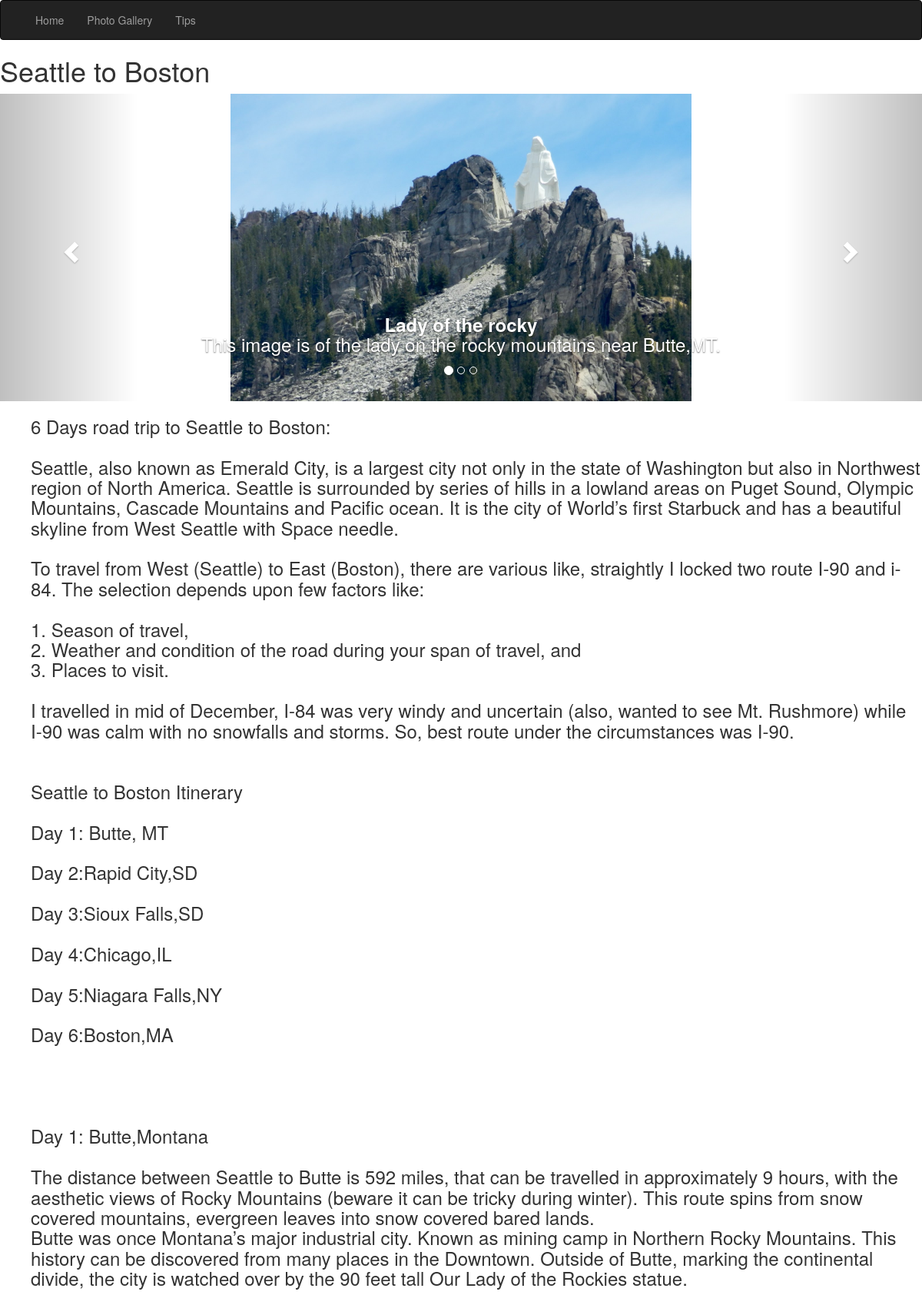
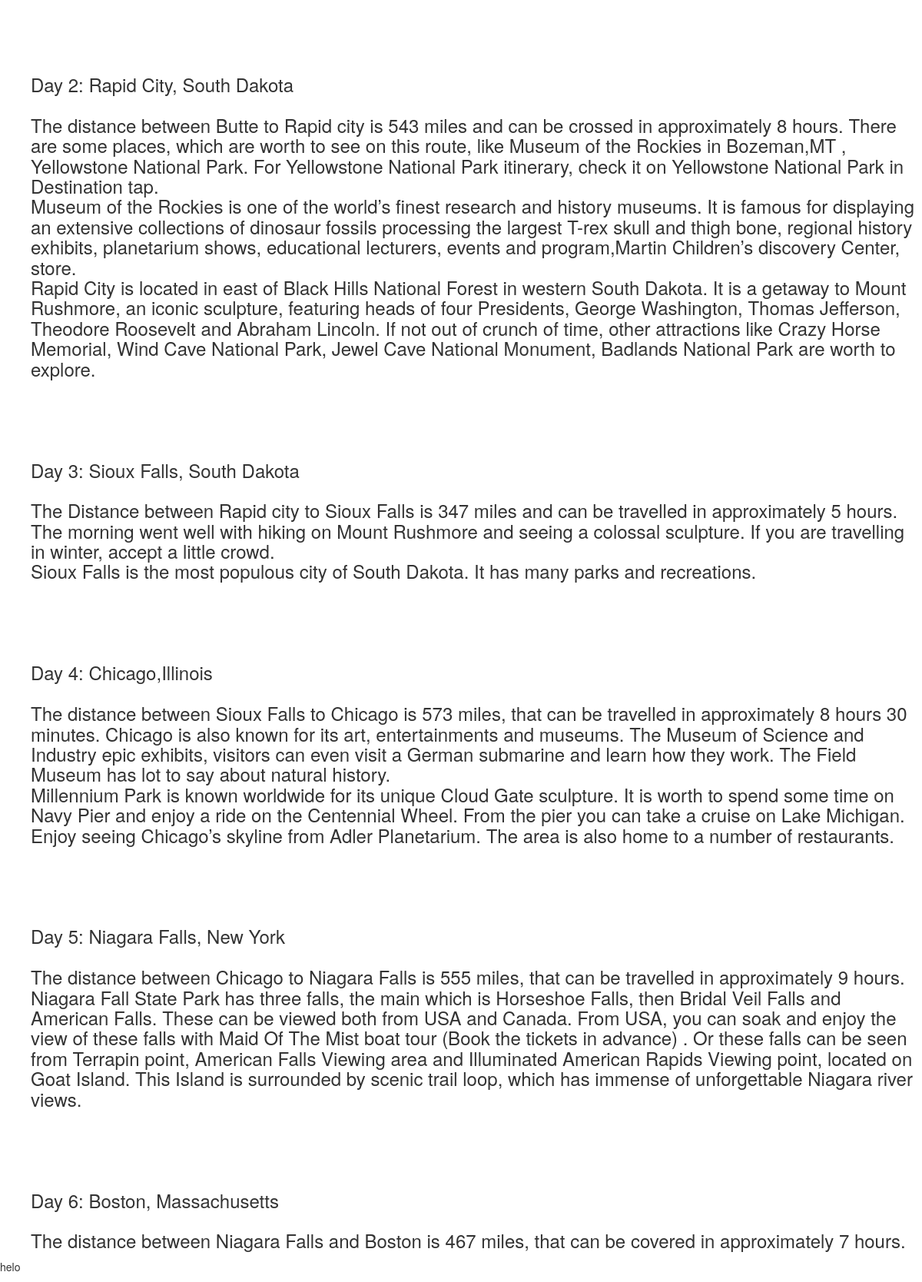
Page /destination/2 on the committed database (2 pictures, top to bottom).
### travels/models.py (models this page shows, shortened)
class Destination(models.Model):
    text=models.CharField(max_length=200)
    date_added=models.DateTimeField(auto_now_add=True)
    def __str__(self):
        return self.text

class Image_Entry(models.Model):
    entry=models.ForeignKey(Entry, on_delete=models.CASCADE)
    title=models.CharField(max_length=100)
    description=models.CharField(max_length=100)
    image = models.ImageField(upload_to='photo/')

class Entry(models.Model):
    destination=models.ForeignKey(Destination, on_delete=models.CASCADE)
    text=models.TextField()
    date_added=models.DateTimeField(auto_now_add=True)
    class Meta:
        verbose_name_plural='entries'

### travels/views.py (the view)
# urls.py: path('destination/<int:destination_id>', views.destination, name='destination'),
def destination(request, destination_id):
    destination=Destination.objects.get(id=destination_id)
    entries=destination.entry_set.get(id=destination_id)
    images=entries.image_entry_set.all()
    context={'destination':destination,'entries':entries,'images':images}
    return render(request, 'travels/destination.html',context)

### travels/templates/travels/destination.html (shortened to what this page needs)
{% load static%}
<!DOCTYPE html>
<html lang="en">
<head>
  <link rel="stylesheet" href="https://maxcdn.bootstrapcdn.com/bootstrap/3.4.1/css/bootstrap.min.css">
</head>
<body>
<nav class="navbar navbar-expand-lg navbar-inverse" >
  <div class="container-fluid">
    <div class="collapse navbar-collapse" >
      <ul class="nav navbar-nav">
        <li><a href="{%url 'travels:index'%}">Home</a></li>
        <li><a url({% static 'images/sfo.jpg' %})>Photo Gallery</a>
        </li>
        <li><a href="#">Tips</a></li>
      </ul>
    </div>
  </div>
</nav>
<p><h1>{{destination}}</h1></p>
<div id="myCarousel" class="carousel slide" data-ride="carousel">
  <ol class="carousel-indicators">
    <li data-target="#myCarousel" data-slide-to="0" class="active"></li>
    <li data-target="#myCarousel" data-slide-to="1"></li>
    <li data-target="#myCarousel" data-slide-to="2"></li>
  </ol>
  <div class="carousel-inner">
    {% for pic in images %}
      <div {% if forloop.first %} class= "item active" {% else %} class="item" {% endif %}">
        <img src="{{pic.image.url}}" height="30" width="50" class="center"/>
        <div class="carousel-caption">
          <h3><b>{{pic.title}}</b>
          <p>{{pic.description}}</p></h3>
        </div>
      </div>
    {% endfor %}
  </div>
  <a class="left carousel-control" href="#myCarousel" data-slide="prev">
    <span class="glyphicon glyphicon-chevron-left"></span>
  </a>
  <a class="right carousel-control" href="#myCarousel" data-slide="next">
    <span class="glyphicon glyphicon-chevron-right"></span>
  </a>
</div>
  <ul>
        <h3>{{entries.text|linebreaksbr}}</h3>
  </ul>
<p class="entry_style">helo</p>

### rows in the picture
Destination: text "Seattle to Boston"
Image_Entry: image (picture), title "Lady of the rocky", description "This image is of the lady on the rocky mountains near Butte,MT."
Entry: text "6 Days road trip to Seattle to Boston: Seattle, also known as Emerald City, is a largest city not only in the state of Washington but also in Northwest region of North America. Seattle is surrounded by series of hills in a lowland areas on Puget Sound, Olympic Mountains, Cascade Mountains and Pacific ocean. It is the city of World’s first Starbuck and has a beautiful skyline from West Seattle with Space needle. To travel from West (Seattle) to East (Boston), there are various like, straightly I locked two route I-90 and i-84. The selection depends upon few factors like: 1. Season of travel, 2. Weather and condition of the road during your span of travel, and 3. Places to visit. I travelled…"
